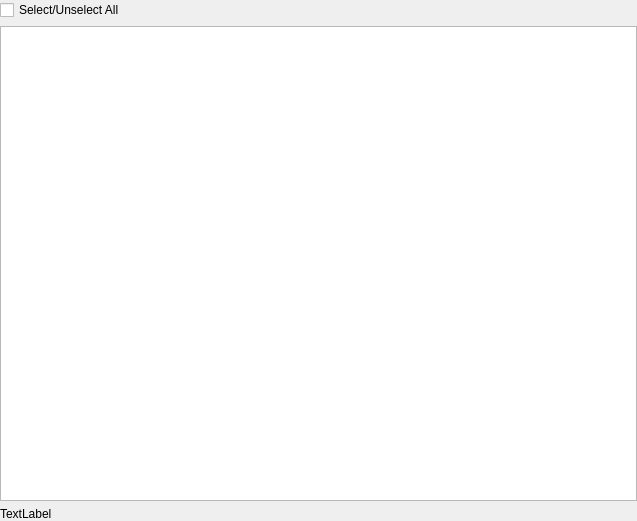
<?xml version="1.0" encoding="UTF-8"?>
<ui version="4.0">
 <class>LoadHDF5DataPage</class>
 <widget class="QWizardPage" name="LoadHDF5DataPage">
  <property name="geometry">
   <rect>
    <x>0</x>
    <y>0</y>
    <width>637</width>
    <height>521</height>
   </rect>
  </property>
  <property name="windowTitle">
   <string>WizardPage</string>
  </property>
  <layout class="QVBoxLayout" name="verticalLayout">
   <property name="leftMargin">
    <number>0</number>
   </property>
   <property name="topMargin">
    <number>0</number>
   </property>
   <property name="rightMargin">
    <number>0</number>
   </property>
   <property name="bottomMargin">
    <number>0</number>
   </property>
   <item>
    <layout class="QHBoxLayout" name="horizontalLayout">
     <property name="bottomMargin">
      <number>0</number>
     </property>
     <item>
      <widget class="QCheckBox" name="selectAllCB">
       <property name="text">
        <string>Select/Unselect All</string>
       </property>
       <property name="tristate">
        <bool>true</bool>
       </property>
      </widget>
     </item>
     <item>
      <spacer name="horizontalSpacer">
       <property name="orientation">
        <enum>Qt::Horizontal</enum>
       </property>
       <property name="sizeHint" stdset="0">
        <size>
         <width>40</width>
         <height>20</height>
        </size>
       </property>
      </spacer>
     </item>
     <item>
      <widget class="QLabel" name="loadingLabel">
       <property name="text">
        <string/>
       </property>
      </widget>
     </item>
    </layout>
   </item>
   <item>
    <widget class="QTreeView" name="treeView">
     <property name="alternatingRowColors">
      <bool>true</bool>
     </property>
     <attribute name="headerVisible">
      <bool>false</bool>
     </attribute>
    </widget>
   </item>
   <item>
    <widget class="QLabel" name="errLabel">
     <property name="text">
      <string>TextLabel</string>
     </property>
    </widget>
   </item>
  </layout>
 </widget>
 <resources/>
 <connections/>
</ui>
